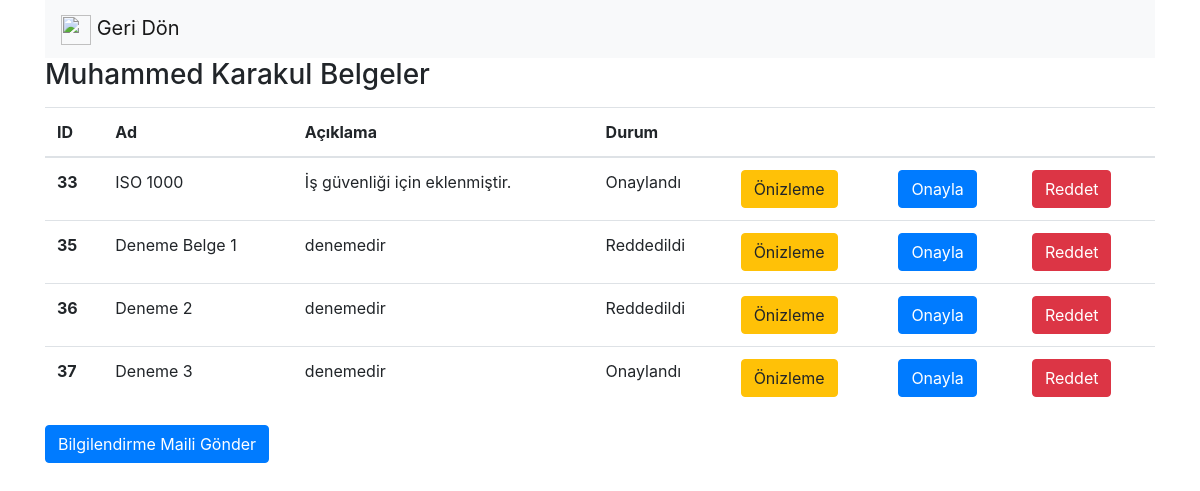
/personelBelgeler/11, run on an earlier commit of the app's database.
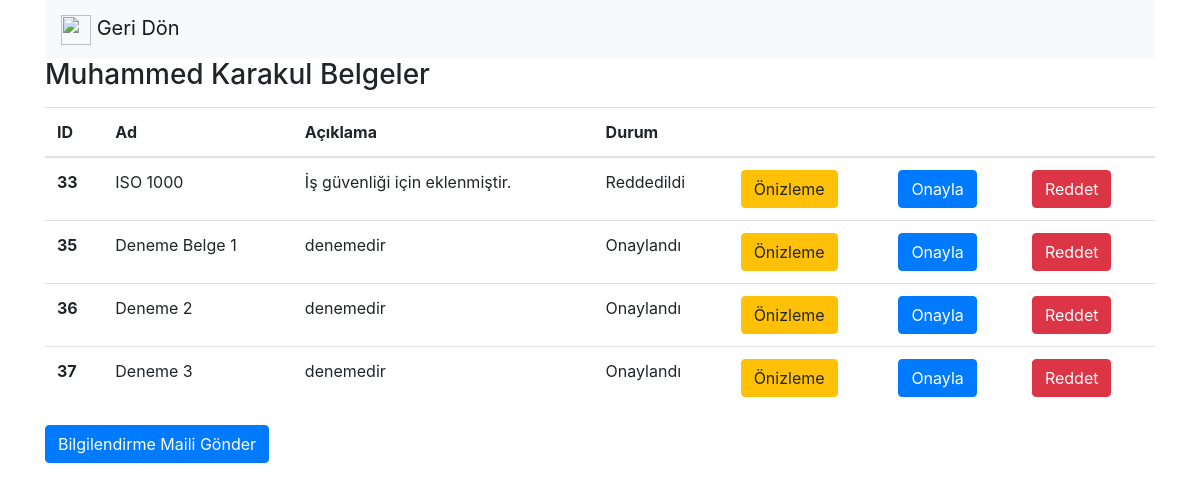
And on a later commit of the database.
### safeputapp/models.py (models this page shows, shortened)
class Belge(models.Model):
    ad = models.CharField(max_length = 50, verbose_name = "Ad")
    aciklama = models.CharField(max_length = 50, verbose_name = "Açıklama")
    personel_id = models.ForeignKey(Personel, on_delete = models.CASCADE, verbose_name = "Personel")
    belge = models.FileField(upload_to='documents/')
    belge_durum = models.ForeignKey(BelgeDurum, on_delete = models.CASCADE, verbose_name = "Belge Durum")
    aktifmi = models.BooleanField(verbose_name = "Aktif mi?", default = True)
    olusturma_tarihi = models.DateTimeField(auto_now_add = True, blank = True, verbose_name = "Oluşturma Tarihi")
    duzunleme_tarihi = models.DateTimeField(verbose_name = "Duzenleme Tarihi", blank = True, null = True)

class BelgeDurum(models.Model):
    ad = models.CharField(max_length = 50, verbose_name = "Ad")
    durum = models.CharField(max_length = 20, verbose_name = "Durum")
    aktifmi = models.BooleanField(verbose_name = "Aktif mi?", default = True)
    olusturma_tarihi = models.DateTimeField(auto_now_add = True, blank = True, verbose_name = "Oluşturma Tarihi")
    duzunleme_tarihi = models.DateTimeField(verbose_name = "Duzenleme Tarihi", blank = True, null = True)
    def __unicode__(self):
        return self.ad

### safeputapp/views.py (the view)
# urls.py: url(r'^personelBelgeler/(?P<id>\d+)', personelBelgeler),
def personelBelgeler(request, id):
    personel = get_object_or_404(Personel, id = id)
    belgeler = Belge.objects.filter(personel_id = id)
    onaylanmayanBelgeVarMi = True
    for belge in belgeler:
        if belge.belge_durum.id != 3:
            onaylanmayanBelgeVarMi = False
    personel.durum = onaylanmayanBelgeVarMi
    personel.save()
    return  render(request, "personelBelgeler.html", { "personel" : personel, "belgeler" : belgeler, "mevcutIs" : personel.is_id.id })

### safeputapp/templates/personelBelgeler.html (shortened to what this page needs)
<!DOCTYPE html>
<html>
    <head>
        <link rel="stylesheet" href="https://maxcdn.bootstrapcdn.com/bootstrap/4.0.0/css/bootstrap.min.css">
    </head>
    <body>
        <div class="container">
            <nav class="navbar navbar-light bg-light">
                <a class="navbar-brand" href="/isDetay/{{ mevcutIs }}">
                    <img src="https://image.flaticon.com/icons/svg/118/118739.svg" width="30" height="30" alt=""> Geri Dön
                </a>
            </nav>
            {% if personel %}
                <h3>{{ personel.ad }} {{ personel.soyad }} Belgeler</h3>
                <p>
                    {% if belgeler %}
                        <table class="table">
                            <thead>
                                <tr>
                                <th scope="col">ID</th>
                                <th scope="col">Ad</th>
                                <th scope="col">Açıklama</th>
                                <th scope="col">Durum</th>
                                <th scope="col"></th>
                                <th scope="col"></th>
                                <th scope="col"></th>
                                </tr>
                            </thead>
                            <tbody>
                                {% for belge in belgeler %}
                                    <tr>
                                        <th scope="row"> {{ belge.id }} </th>
                                        <td> {{ belge.ad }} </td>
                                        <td> {{ belge.aciklama }} </td>
                                        <td> {{ belge.belge_durum }} </td>
                                        <td><a href="/belgeOnizle/{{belge.id}}" class="btn btn-warning" target="_blank">Önizleme</td>
                                        <td><a href="/belgeOnay/{{belge.id}}" class="btn btn-primary">Onayla</td>
                                        <td><a href="/belgeRed/{{belge.id}}" class="btn btn-danger">Reddet</td>
                                    </tr>
                                {% endfor %}
                            </tbody>
                        </table>
                    {% else %}
                        <div class="alert alert-danger">
                            Kayıt bulunamadı.
                        </div>
                    {% endif %}
                </p>
                <a href="/bilgilendirmeMailGonder/{{ personel.id }}" class="btn btn-primary"> Bilgilendirme Maili Gönder </a>
            {% endif %}
        </div>
    </body>
</html>

What changed in the data, as far as the page shows it:
changed Belge "ISO 1000": belge_durum "Onaylandı" → "Reddedildi"
changed Belge "Deneme Belge 1": belge_durum "Reddedildi" → "Onaylandı"
changed Belge "Deneme 2": belge_durum "Reddedildi" → "Onaylandı"
